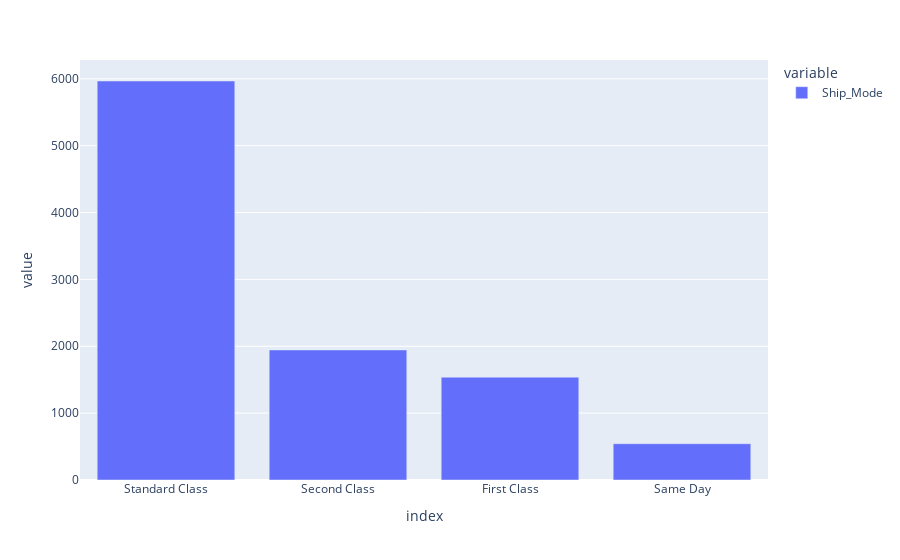

The cell this chart's notebook holds for it:
### Code cell
px.bar(df.Ship_Mode.value_counts())

### Figure 1 — Plotly figure (JSON) as saved in the notebook; plotly's stock layout.template omitted (floating-point values rounded to 4 significant figures)
{"data": [{"alignmentgroup": "True", "hovertemplate": "variable=Ship_Mode<br>index=%{x}<br>value=%{y}<extra></extra>", "legendgroup": "Ship_Mode", "marker": {"color": "#636efa", "pattern": {"shape": ""}}, "name": "Ship_Mode", "offsetgroup": "Ship_Mode", "orientation": "v", "showlegend": true, "textposition": "auto", "type": "bar", "x": ["Standard Class", "Second Class", "First Class", "Same Day"], "xaxis": "x", "y": [5967, 1945, 1538, 543], "yaxis": "y"}], "layout": {"barmode": "relative", "legend": {"title": {"text": "variable"}, "tracegroupgap": 0}, "margin": {"t": 60}, "xaxis": {"anchor": "y", "domain": [0, 1], "title": {"text": "index"}}, "yaxis": {"anchor": "x", "domain": [0, 1], "title": {"text": "value"}}}}
